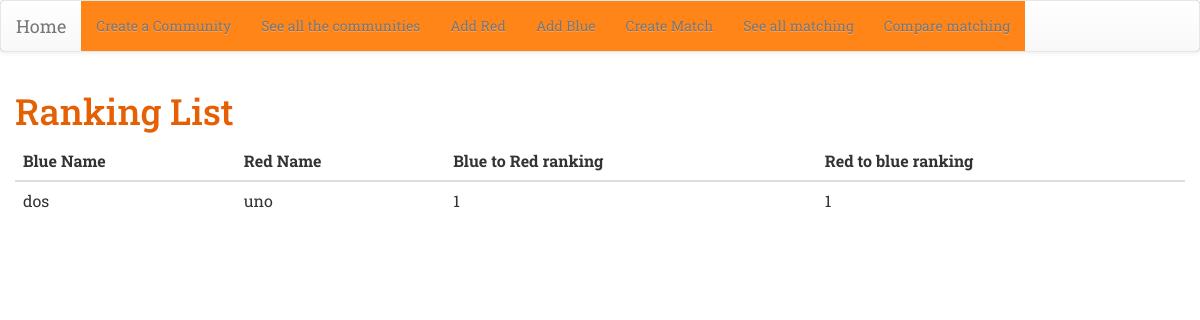
The page /ranking_list/ on the database as committed earlier.
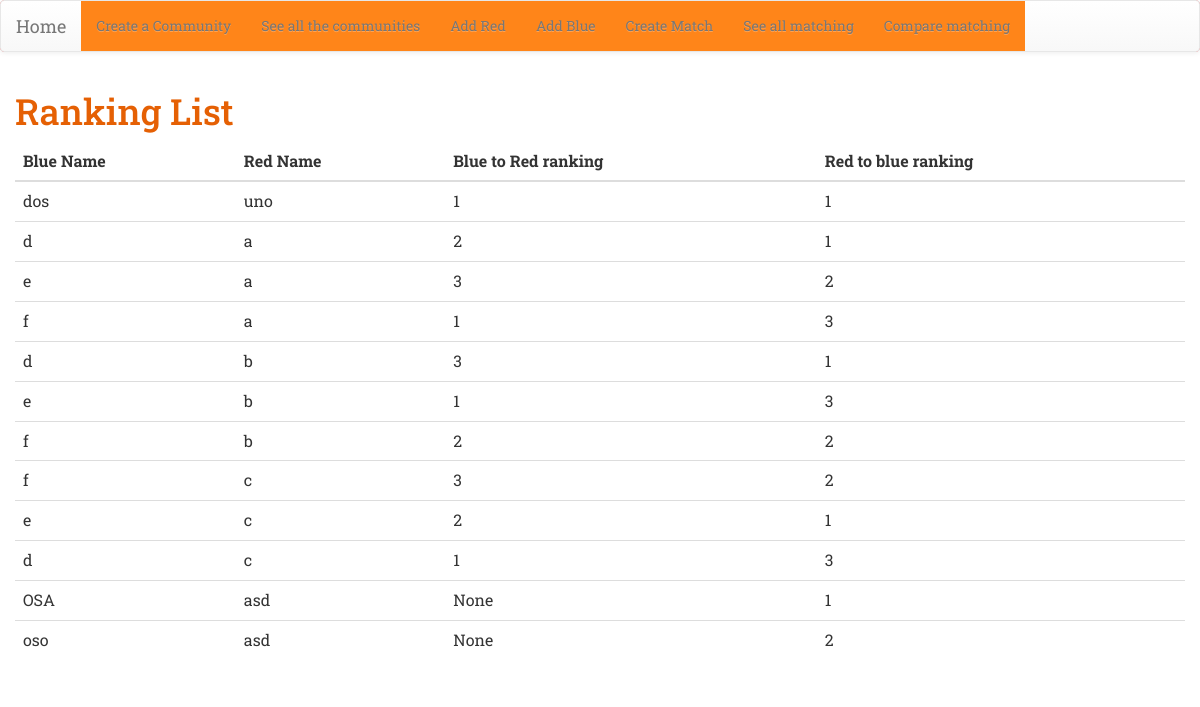
The same page on the database as committed later.
### match/models.py (models this page shows)
class Ranking(models.Model):
    red_to_blue_score = models.PositiveIntegerField(null=True)
    blue_to_red_score = models.PositiveIntegerField(null=True)
    red = models.ForeignKey('Red', on_delete=models.CASCADE)
    blue = models.ForeignKey('Blue', on_delete=models.CASCADE )

class Blue(models.Model):
    name = models.CharField(max_length=50)
    community = models.ForeignKey('Community', on_delete=models.CASCADE)
    class Meta:
        unique_together = (("community", "name"),)
    def __str__(self):
        return self.name

class Red(models.Model):
    name =  models.CharField(max_length=50)
    community = models.ForeignKey('Community', on_delete=models.CASCADE)
    class Meta:
        unique_together = (("community", "name"),)
    def __str__(self):
        return self.name

### match/views.py (the view)
# urls.py: path('ranking_list/', views.ranking_list, name='ranking_list'),
def ranking_list(request):
    rankings = Ranking.objects.all()
    return render(request, 'match/ranking_list.html', {'rankings': rankings})

### match/templates/match/ranking_list.html
{% extends 'match/base.html' %}
{% block content %}
<h1>Ranking List</h1>
<table class="table">
  <thead>
    <tr>
      <th scope="col">Blue Name</th>
      <th scope="col">Red Name</th>
      <th scope="col">Blue to Red ranking</th>
      <th scope="col">Red to blue ranking</th>
    </tr>
  </thead>
  <tbody>
    {% for ranking in rankings %}
    <tr>
      <td>{{ ranking.blue }}</td>
      <td>{{ ranking.red }}</td>
      <td>{{ ranking.blue_to_red_score }}</td>
      <td>{{ ranking.red_to_blue_score }}</td>
    </tr>
    {% endfor %}
  </tbody>
</table>
{% endblock %}

Rows that differ between the two databases and show on the page:
added Ranking: blue "d", red "a", blue_to_red_score "2", red_to_blue_score "1"
added Ranking: blue "e", red "a", blue_to_red_score "3", red_to_blue_score "2"
added Ranking: blue "f", red "a", blue_to_red_score "1", red_to_blue_score "3"
added Ranking: blue "d", red "b", blue_to_red_score "3", red_to_blue_score "1"
added Ranking: blue "e", red "b", blue_to_red_score "1", red_to_blue_score "3"
added Ranking: blue "f", red "b", blue_to_red_score "2", red_to_blue_score "2"
added Ranking: blue "f", red "c", blue_to_red_score "3", red_to_blue_score "2"
added Ranking: blue "e", red "c", blue_to_red_score "2", red_to_blue_score "1"
added Ranking: blue "d", red "c", blue_to_red_score "1", red_to_blue_score "3"
added Ranking: blue "OSA", red "asd", blue_to_red_score "None", red_to_blue_score "1"
added Ranking: blue "oso", red "asd", blue_to_red_score "None", red_to_blue_score "2"
